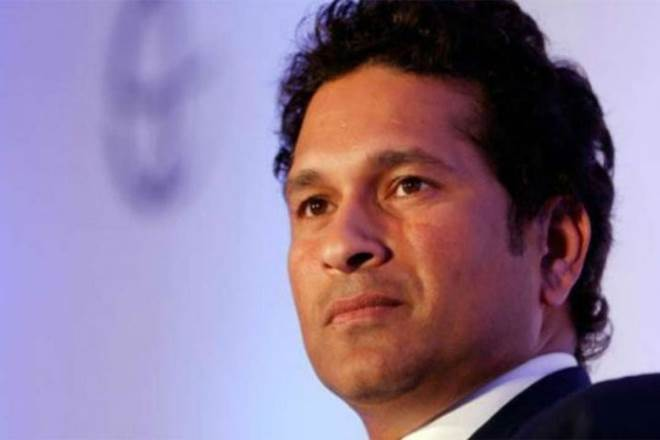
#> input picture Images_Open_CV/Open_CV2/Sample_Test_Open_CV2/sachin.jpg, 660 x 440 px
$ python Convert_RGB_to_HSV.py
#> lines starting #> are read from the running program, lines starting #| are printed output that depends on the picture
import cv2

img = cv2.imread("sachin.jpg")
#> img is the input picture: shape (440, 660, 3); mean B, G, R 145.9, 118.9, 139.9
cv2.imshow("original Image", img)

img_HSV = cv2.cvtColor(img, cv2.COLOR_BGR2HSV)
#> img_HSV: shape (440, 660, 3); mean H, S, V 101.4, 100.7, 167.3
cv2.imshow("HSV Image", img_HSV)

cv2.imshow("Hue Channel : ", img_HSV[:, :, 0])
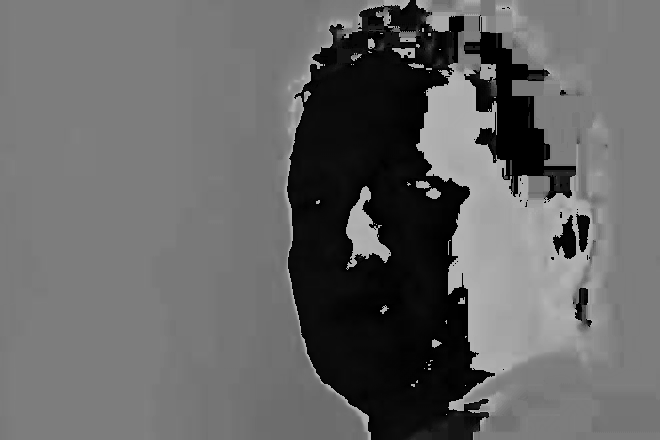
#> window 'Hue Channel : ': shape (440, 660); min 0, max 179, mean 101.4
cv2.imshow("Saturation Channel : ", img_HSV[:, :, 1])
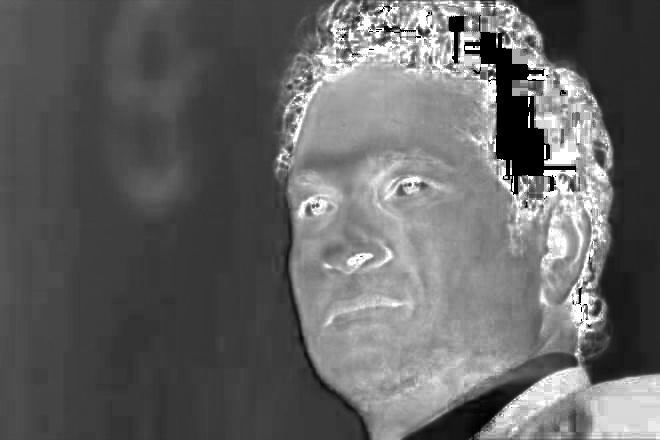
#> window 'Saturation Channel : ': shape (440, 660); min 0, max 255, mean 100.7
cv2.imshow("Value Channel : ", img_HSV[:, :, 2])
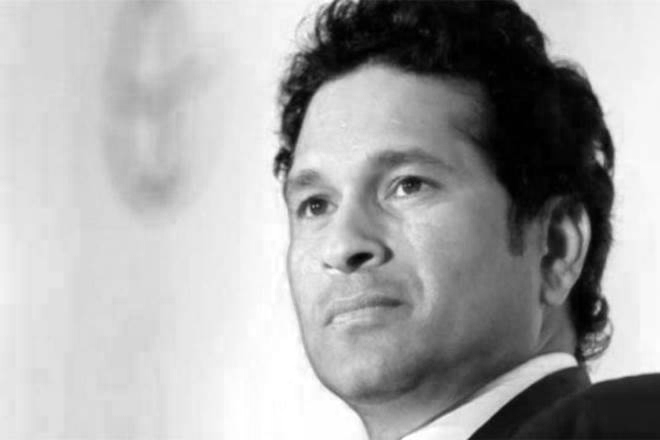
#> window 'Value Channel : ': shape (440, 660); min 0, max 255, mean 167.3

cv2.waitKey(0)
cv2.destroyAllWindows()
